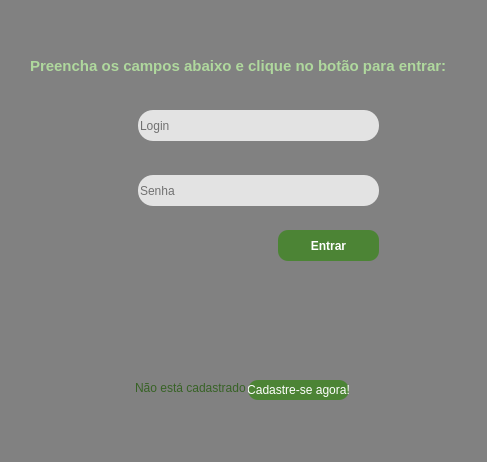
<?xml version="1.0" encoding="UTF-8"?>
<ui version="4.0">
 <class>MainWindow</class>
 <widget class="QMainWindow" name="MainWindow">
  <property name="geometry">
   <rect>
    <x>0</x>
    <y>0</y>
    <width>487</width>
    <height>462</height>
   </rect>
  </property>
  <property name="windowTitle">
   <string>Vendedor entrando</string>
  </property>
  <property name="styleSheet">
   <string notr="true">background-color: rgb(129, 129, 129);</string>
  </property>
  <widget class="QWidget" name="centralwidget">
   <widget class="QLineEdit" name="login">
    <property name="geometry">
     <rect>
      <x>138</x>
      <y>110</y>
      <width>241</width>
      <height>31</height>
     </rect>
    </property>
    <property name="styleSheet">
     <string notr="true">border-radius: 15px;
background-color: rgb(227, 227, 227);
border-style: outset;
</string>
    </property>
    <property name="placeholderText">
     <string>Login</string>
    </property>
   </widget>
   <widget class="QPushButton" name="botao_entrar">
    <property name="geometry">
     <rect>
      <x>278</x>
      <y>230</y>
      <width>101</width>
      <height>31</height>
     </rect>
    </property>
    <property name="font">
     <font>
      <weight>75</weight>
      <bold>true</bold>
     </font>
    </property>
    <property name="styleSheet">
     <string notr="true">background-color: rgb(76, 132, 53);
color: rgb(255, 255, 255);
border-radius: 10px;
border-style: outset;</string>
    </property>
    <property name="text">
     <string>Entrar</string>
    </property>
   </widget>
   <widget class="QPushButton" name="botao_cadastre">
    <property name="geometry">
     <rect>
      <x>248</x>
      <y>380</y>
      <width>101</width>
      <height>20</height>
     </rect>
    </property>
    <property name="styleSheet">
     <string notr="true">background-color: rgb(76, 132, 53);
color: rgb(255, 255, 255);
border-radius: 10px;
border-style: outset;</string>
    </property>
    <property name="text">
     <string>Cadastre-se agora!</string>
    </property>
   </widget>
   <widget class="QLabel" name="msg_semCadatro">
    <property name="geometry">
     <rect>
      <x>135</x>
      <y>380</y>
      <width>111</width>
      <height>16</height>
     </rect>
    </property>
    <property name="styleSheet">
     <string notr="true">color: rgb(55, 98, 37);</string>
    </property>
    <property name="text">
     <string>Não está cadastrado?</string>
    </property>
   </widget>
   <widget class="QLabel" name="msg_erro">
    <property name="geometry">
     <rect>
      <x>11</x>
      <y>280</y>
      <width>461</width>
      <height>91</height>
     </rect>
    </property>
    <property name="text">
     <string/>
    </property>
    <property name="alignment">
     <set>Qt::AlignCenter</set>
    </property>
   </widget>
   <widget class="QLabel" name="imagem_login">
    <property name="geometry">
     <rect>
      <x>104</x>
      <y>110</y>
      <width>32</width>
      <height>32</height>
     </rect>
    </property>
    <property name="text">
     <string/>
    </property>
    <property name="pixmap">
     <pixmap>Perfil.png</pixmap>
    </property>
   </widget>
   <widget class="QLabel" name="imagem_senha">
    <property name="geometry">
     <rect>
      <x>104</x>
      <y>175</y>
      <width>32</width>
      <height>32</height>
     </rect>
    </property>
    <property name="text">
     <string/>
    </property>
    <property name="pixmap">
     <pixmap>Chave.png</pixmap>
    </property>
   </widget>
   <widget class="QLineEdit" name="senha">
    <property name="geometry">
     <rect>
      <x>138</x>
      <y>175</y>
      <width>241</width>
      <height>31</height>
     </rect>
    </property>
    <property name="styleSheet">
     <string notr="true">border-radius: 15px;
background-color: rgb(227, 227, 227);
border-style: outset;
</string>
    </property>
    <property name="placeholderText">
     <string>Senha</string>
    </property>
   </widget>
   <widget class="QLabel" name="instrucao">
    <property name="geometry">
     <rect>
      <x>30</x>
      <y>50</y>
      <width>431</width>
      <height>31</height>
     </rect>
    </property>
    <property name="font">
     <font>
      <pointsize>11</pointsize>
      <weight>75</weight>
      <bold>true</bold>
     </font>
    </property>
    <property name="styleSheet">
     <string notr="true">color: rgb(175, 216, 157);</string>
    </property>
    <property name="text">
     <string>Preencha os campos abaixo e clique no botão para entrar:</string>
    </property>
   </widget>
  </widget>
  <widget class="QStatusBar" name="statusbar"/>
 </widget>
 <resources/>
 <connections/>
</ui>
